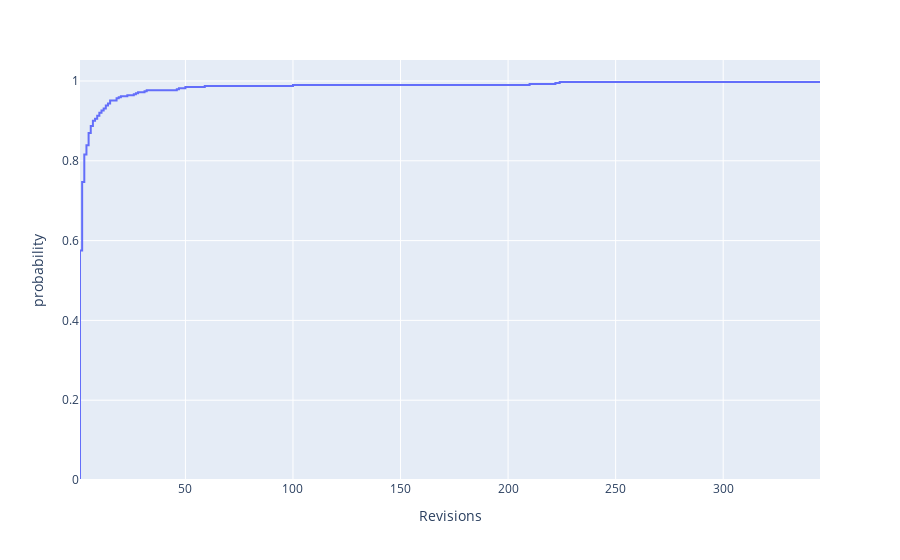

Notebook cell for this chart:
### Code cell
fig = px.ecdf(df, x="Revisions")
fig.show()

### Figure 1 — Plotly figure (JSON) as saved in the notebook; plotly's stock layout.template omitted (floating-point values rounded to 4 significant figures; data arrays with more than 128 entries replaced by an {"elided": "..."} marker saying what was removed)
{"data": [{"hovertemplate": "Revisions=%{x}<br>probability=%{y}<extra></extra>", "legendgroup": "", "line": {"dash": "solid", "shape": "hv"}, "marker": {"color": "#636efa", "symbol": "circle"}, "mode": "lines", "name": "", "orientation": "v", "showlegend": false, "type": "scatter", "x": {"elided": "391 int values"}, "xaxis": "x", "y": {"elided": "391 float values"}, "yaxis": "y"}], "layout": {"legend": {"tracegroupgap": 0}, "margin": {"t": 60}, "xaxis": {"anchor": "y", "domain": [0, 1], "title": {"text": "Revisions"}}, "yaxis": {"anchor": "x", "domain": [0, 1], "rangemode": "tozero", "title": {"text": "probability"}}}}
